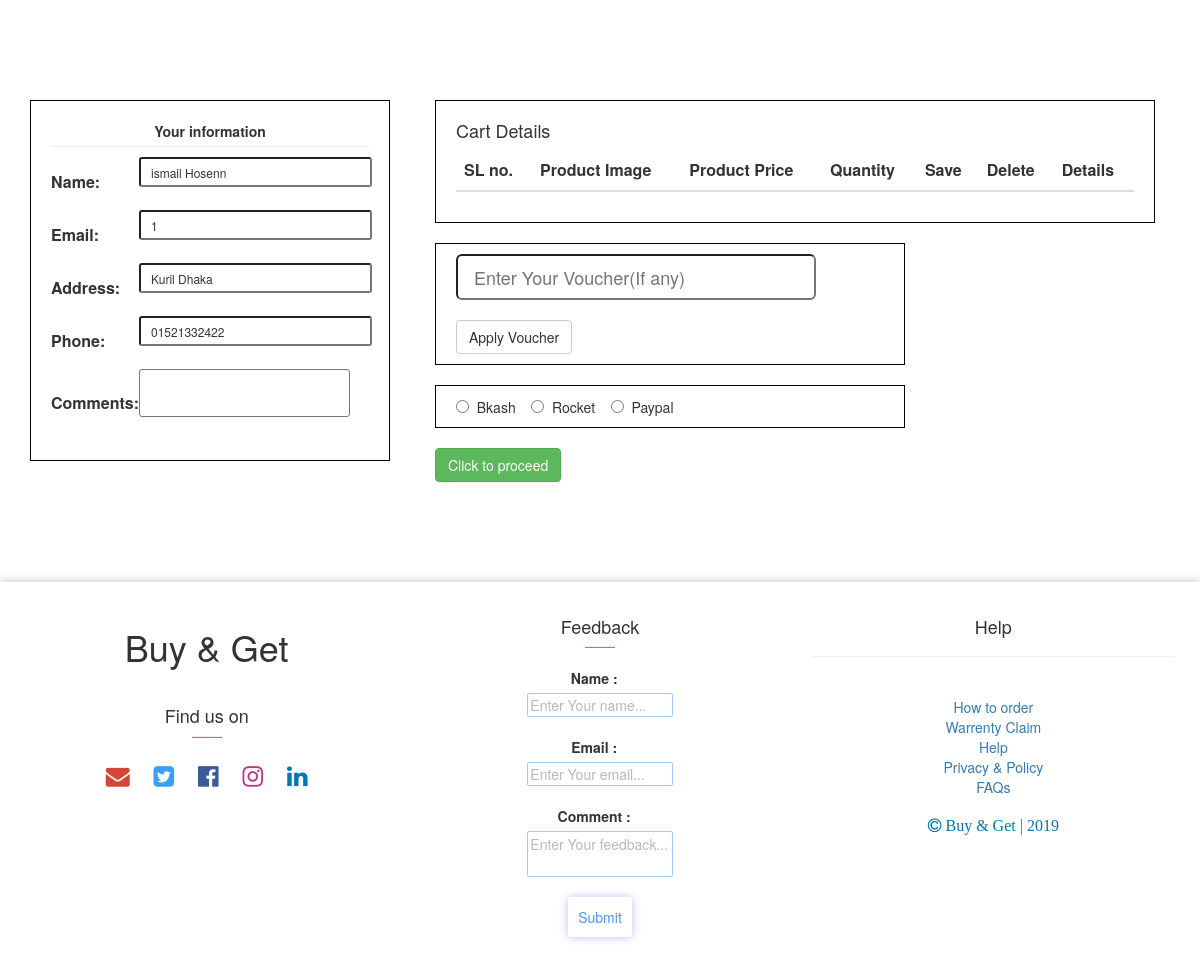
The app's page /app/order.php?id=8&header=lenevo updated (signed in), older data.
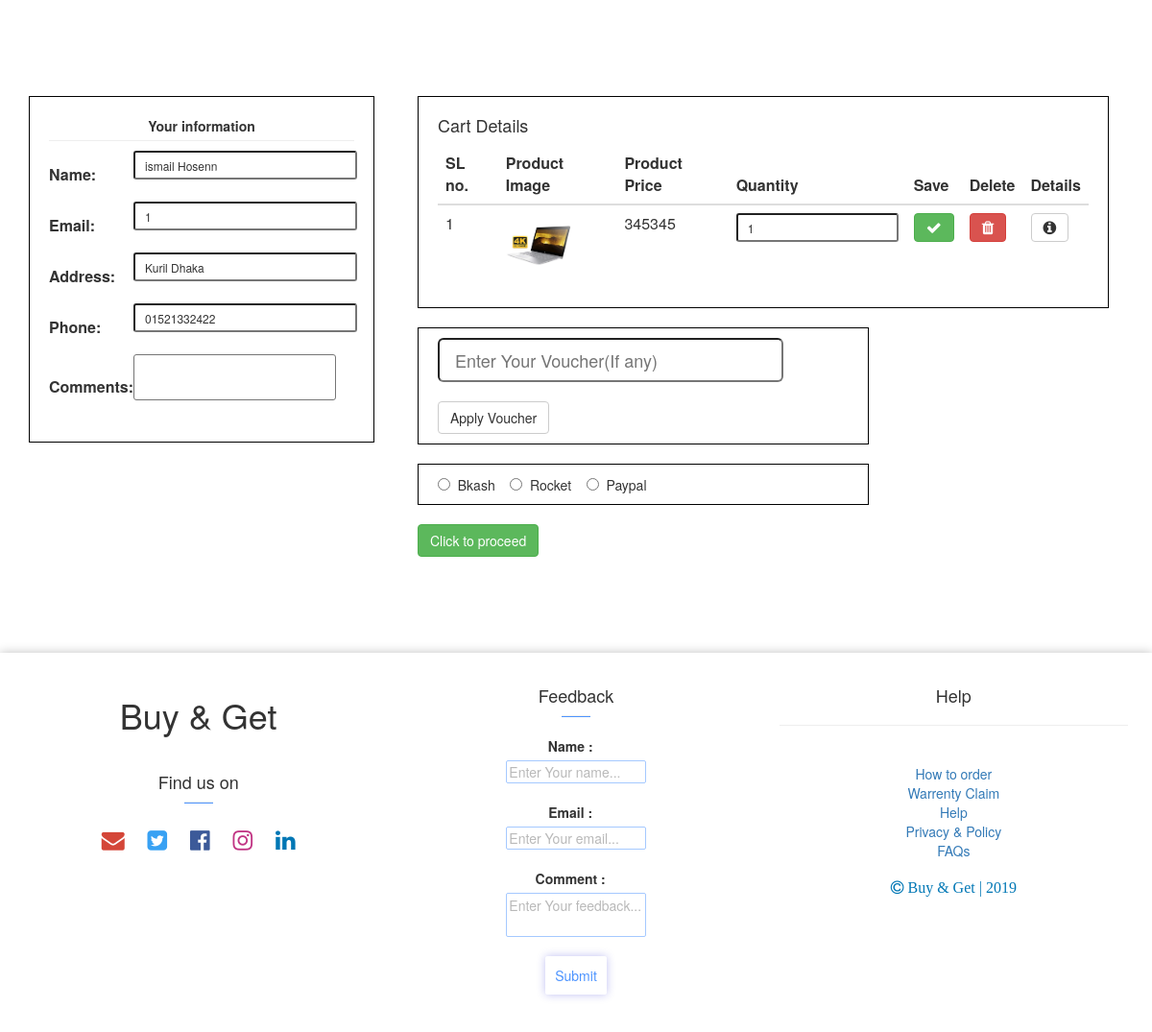
The same page, newer data.
### tables this page shows
CREATE TABLE `cart` (
  `c_id` int(10) NOT NULL,
  `product_id` int(10) NOT NULL,
  `customer_id` int(10) NOT NULL,
  `quantity` int(10) NOT NULL
);

CREATE TABLE `laptops` (
  `id` int(11) NOT NULL,
  `owner_id` int(50) NOT NULL,
  `brand` varchar(20) NOT NULL,
  `model` varchar(50) NOT NULL,
  `header` varchar(100) NOT NULL,
  `processor` varchar(50) NOT NULL,
  `generation` varchar(50) NOT NULL,
  `clock_speed` varchar(50) NOT NULL,
  `cache` varchar(50) NOT NULL,
  `display_type` varchar(50) NOT NULL,
  `display_size` varchar(50) NOT NULL,
  `display_resolution` varchar(50) NOT NULL,
  `touch` varchar(50) NOT NULL,
  `ram_type` varchar(50) NOT NULL,
  `ram` varchar(50) NOT NULL,
  `storage` varchar(50) NOT NULL,
  `graphics_chipset` varchar(50) NOT NULL,
  `graphics_memory` varchar(50) NOT NULL,
  `networking` varchar(50) NOT NULL,
  `display_port` varchar(50) NOT NULL,
  `audio_port` varchar(50) NOT NULL,
  `usb_port` varchar(50) NOT NULL,
  `battery` varchar(50) NOT NULL,
  `weight` varchar(50) NOT NULL,
  `color` varchar(50) NOT NULL,
  `operating_system` varchar(50) NOT NULL,
  `others` varchar(50) NOT NULL,
  `part_no` varchar(50) NOT NULL,
  `origin` varchar(50) NOT NULL,
  `assemble` varchar(50) NOT NULL,
  `warranty` varchar(50) NOT NULL,
  `upcoming` varchar(50) NOT NULL,
  `gifts` varchar(50) NOT NULL,
  `main_image` varchar(50) NOT NULL,
  `regular_price` int(20) NOT NULL,
  `special_price` int(20) NOT NULL,
  `discount_price` int(10) NOT NULL,
  `date` datetime NOT NULL DEFAULT CURRENT_TIMESTAMP,
  `quantity` int(100) NOT NULL,
  `status` int(5) NOT NULL
);

### data/connection.php (called while the page is built)
<?php
function connection()
{
	$con=mysqli_connect("localhost","root","","buy&get");
	return $con;
}
?>

### data/products_data_access.php (called while the page is built, shortened)
<?php
include_once 'connection.php';
function get_order_cart($id,$p_id)
{
	return mysqli_query(connection(),"SELECT cart.c_id, cart.quantity, cart.customer_id, cart.product_id,laptops.special_price, laptops.header, laptops.main_image, laptops.id FROM cart INNER JOIN laptops WHERE cart.product_id=laptops.id  AND cart.customer_id=$id AND cart.product_id='$p_id'");
}
function owner_id_query($p_id)
{
	return mysqli_query(connection(),"SELECT owner_id FROM laptops WHERE id='$p_id'");
}
?>

### service/product_services.php (called while the page is built, shortened)
<?php
include_once '../data/products_data_access.php';
	function get_owner_id($p_id)
	{
		$query=owner_id_query($p_id);
		$rows1=mysqli_num_rows($query);
		if($rows1>0)
		{
			while($row=mysqli_fetch_assoc($query))
			{
				return $row['owner_id'];
			}
		}
	}

### app/order.php (the view, shortened to what this page needs)
<?php
include 'common.php';
include '../service/product_services.php';
$id=$_SESSION['user']['id'];
$email=$_SESSION['user']['email'];
$name=$_SESSION['user']['name'];
$address=$_SESSION['user']['address'];
$phone=$_SESSION['user']['phone'];
$p_id=$_GET['id'];
$owner_id=get_owner_id($p_id);
myLink();
?>
<!DOCTYPE html>
<html>
	<head>
    </head>
    <body>
        <div class="container order">
            <div class="row ">
                    <div class="col-lg-4 col-md-4 col-sm-4 col-xs-4 text-center">
                        <div class="information">
                                <table class="">
                                    <tbody>
                                        <tr><strong>Your information</strong></tr><hr style="margin:5px 0px 10px 0px;">
                                        <tr>
                                            <td width=200px><label>Name:</label></td>
                                            <td width="500px">
                                                <input id="name" type="text" class="input-sm"  placeholder="&nbsp;Enter your Full Name..." size="30" name="name" value="<?= $name ?>"><br><br>
                                            </td>
                                        </tr>
                                        <tr>
                                            <td width=200px><label>Email:</label></td>
                                            <td width="500px">
                                                <input id="email" type="text" class="input-sm" readonly  placeholder="&nbsp;Enter your Full Name..." size="30" name="email" value="<?= $email ?>"><br><br>
                                            </td>
                                        </tr>
                                        <tr>
                                            <td width=200px><label>Address:</label></td>
                                            <td width="500px">
                                                <input id="address" type="text" class="input-sm"  placeholder="&nbsp;Enter your Full Name..." size="30" name="address" value="<?= $address ?>"><br><br>
                                            </td>
                                        </tr>
                                        <tr>
                                            <td width=200px><label>Phone:</label></td>
                                            <td width="500px">
                                                <input id="phone" type="text" class="input-sm"  placeholder="&nbsp;Enter your Full Name..." size="30" name="phone" value="<?= $phone ?>"><br><br>
                                            </td>
                                        </tr>
                                        <tr>
                                            <td width=200px><label>Comments:</label></td>
                                            <td width="500px">
                                                <textarea id="comments" class="input-sm" cols="27" style="resize:none; overflow-y:scroll;" name="comment"></textarea>
                                                <br><br>
                                            </td>
                                        </tr>
                                    </tbody>
                                </table>
                        </div>
                    </div>
                    <div class="col-lg-8 col-md-8 col-sm-8">
                        <div class="order-row">
                            <div class="col-lg-12 col-md-12 col-sm-12">
                                <div class="order-details">
                                    <h4>Cart Details</h4>
                                    <table class="table">
                                        <thead>
                                            <th>SL no.</th>
                                            <th>Product Image</th>
                                            <th>Product Price</th>
                                            <th>Quantity</th>
                                            <th>Save</th>
                                            <th>Delete</th>
                                            <th>Details</th>
                                        </thead>
                                        <tbody>
                                        <?php
                                        $slno=0;
                                        $query1=get_order_cart($id,$p_id);;
                                        $rows1=mysqli_num_rows($query1);
                                        if($rows1>0)
                                        {
                                            while($row=mysqli_fetch_assoc($query1))
                                            {
                                        ?>
                                            <tr>
                                                <form method="POST" action="carthandler.php?c_id=<?php echo $row['c_id'];?>&p_id=<?php echo $p_id;?>">
                                                    <td><?php echo $slno +=1?></td>
                                                    <td><img src="images/<?php echo $row['main_image']?>" width="70px;"></td>
                                                    <td id="price"><?php echo $row['special_price']*$row["quantity"]?></td>
                                                    <td><input id="quantity" type="number" class="input-sm" value="<?php echo $row["quantity"]?>" onchange="quantityupdate(<?= $row['c_id']?>, <?= $row['special_price']?>)" min="1" name="quantity"></td>
                                                    <td><button type="submit" name="save_order" class="btn btn-success fa fa-check"></button></td>
                                                    <td><button type="submit" name="delete_order" class="btn btn-danger fa fa-trash"></button></td>
                                                    <td><a href="product_details.php?id=<?php echo $row['product_id'];?>&header=<?php echo $row['header'];?>"><button type="button" name="details" class="btn btn-default fa fa-info-circle"></button></a></td>
                                                </form>
                                            </tr>
                                            <?php }}?>
                                        </tbody>
                                    </table>
                                </div>
                            </div>
                        </div>
                        <div class="col-lg-8 col-md-8 col-sm-8">
                            <div class="voucher">
                                <input type="text" class="input-lg" placeholder="Enter Your Voucher(If any)" size="30"> <br><br>
                                <button class="btn btn-default">Apply Voucher</button>
                            </div>
                        </div>
                        <div class="col-lg-8 col-md-8 col-sm-8">
                            <div class="payment">
                                <input type="radio" name="payment">&nbsp;&nbsp;Bkash&nbsp;&nbsp;&nbsp;&nbsp;<input type="radio" name="payment">&nbsp;&nbsp;Rocket&nbsp;&nbsp;&nbsp;&nbsp;<input type="radio" name="payment">&nbsp;&nbsp;Paypal
                            </div>
                        </div>
                        <div class="col-lg-8 col-md-8 col-sm-8">
                            <button id="proceed" onclick="order(<?=$id?>,<?=$p_id?>,<?=$owner_id?>)" class="btn btn-success" name="">Click to proceed</button>
                        </div>
                    </div>
            </div>
        </div>
    </body>
</html>
<?php
myFooter();
?>

### app/common.php (shortened to what this page needs)
<?php
function myLink()
{
	echo "
		<meta charset='utf-8'>
		<meta name='viewport' content='width=device-width, initial-scale=1.0'>
		<link rel='stylesheet' href='bootstrap/bootstrap.min.css'>
		<link rel='stylesheet' href='font-awesome/css/font-awesome.min.css'>
		<script type='text/javascript' src='jquery/jquery.min.js'></script>
		<script type='text/javascript' src='bootstrap/bootstrap.js'></script>
	";
}
function myFooter()
{
	echo '
<!DOCTYPE html>
<html lang="en">
	<head>
	</head>
	<body>
		<footer>
			<div class="container footer">
				<div class="row">
					<div class="col-lg-4 col-md-4 col-sm-6">
						<div class="footer-about text-center">
							<h1>Buy & Get</h1>
							<br>
							<h4>Find us on</h4>
							<hr class="hr-find-us"><br>
							<a href=""><font class="myicon" color="#d44638" size="5px"><span class="fa fa-envelope"></span></font></a>
							<a href=""><font class="myicon" color="#38A1F3" size="5px"><span class="fa fa-twitter-square"></span></font></a>
							<a href=""><font class="myicon" color="#3c5a99" size="5px"><span class="fa fa-facebook-official"></span></font></a>
							<a href=""><font class="myicon" color="#c13584" size="5px"><span class="fa fa-instagram"></span></font></a>
							<a href=""><font class="myicon" color="#0077B5" size="5px"><span class="fa fa-linkedin"></span></font></a>
						</div>
					</div>
					<div class="col-lg-4 col-md-4 col-sm-6">
						<div class="footer-contact text-center">
							<h4>Feedback</h4>
							<hr class="hr-feedback"><br>
							<form method="POST" action="">
								<label style="">Name : &nbsp;&nbsp;</label><br>
								<input type="text" class="mytextbox" placeholder="Enter Your name..." name="name"><br><br>
								<label>Email : &nbsp;&nbsp;</label><br>
								<input type="text" class="mytextbox" placeholder="Enter Your email..." name="email"><br><br>
								<label for="comments">Comment : &nbsp;&nbsp;</label><br>
								<textarea id="comments" class="mytextbox" placeholder="Enter Your feedback..." name="comment"></textarea><br><br>
								<input class="mybutton" type="submit" value="Submit" name="feedbacksubmit">
							</form>
						</div>
					</div>
					<div class="col-lg-4 col-md-4 col-sm-6">
						<div class="footer-terms text-center">
							<h4 >Help</h4>
							<hr class="hr-help"><br>
							<a href=""><span>How to order</span</a><br>
							<a href=""><span>Warrenty Claim</span</a><br>
							<a href=""><span>Help</span</a><br>
							<a href=""><span>Privacy & Policy</span</a><br>
							<a href=""><span>FAQs</span</a><br><br>
							<a href=""><font color="#0077B5" size="3px"><span class="fa fa-copyright"> Buy & Get | 2019</span></font></a>
						</div>
					</div>
				</div>
			</div>
		</footer>
	</body>
</html>
	';
}
?>

### app/order.php (style rules this page uses)
.order { margin-top:100px; margin-bottom:100px; }
.information { border:1px solid black; padding: 20px 20px; }
.order-details,.voucher,.payment { border:1px solid black; padding: 10px 20px; margin-bottom: 20px; }

### app/common.php (style rules this page uses)
.footer { position:relative; left: 0; bottom: 0; width: 100%; background: #fff; -webkit-box-shadow: 0 0 10px rgba(0, 0, 0, .25); box-shadow: 0 0 10px rgba(0, 0, 0, .25); padding: 25px; }
.myicon { padding: 5px 10px; }
.hr-find-us { margin: 0 auto; width: 30px; height: 1px; background: #4d94ff; }
.hr-feedback { margin: 0 auto; width: 30px; height: 1px; background: #4d94ff; }
.mytextbox { width: 40%; border: .1px solid #4d94ff; border-radius: 2px; opacity: .5; }
.footer-contact textarea { overflow-y: scroll; resize: none; }
.mybutton { background-color: white; color: #4d94ff; border-radius: 2px; border: none; padding: 10px; -webkit-box-shadow: 0 0 10px rgba(0, 0, 204, .25); box-shadow: 0 0 10px rgba(0, 0, 204, .25); }

Row changes from the older to the newer data that the page shows:
added cart: laptops.special_price "345345", quantity "1"
